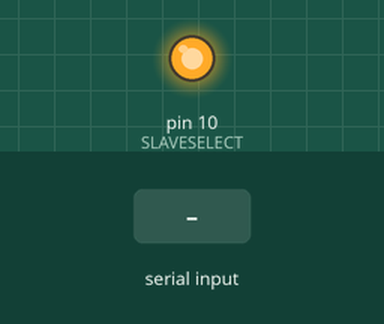
This sketch was run on a simulated Arduino Uno, built with avr-gcc and run on an emulated ATmega328P. Parts: output pins drawn as LEDs (lit = HIGH). Inputs (shaded band) come from the test bench. What the sketch prints to the serial monitor is not drawn.

Above: at 2.2 s.
2.3 s: "d" received over Serial
At 3.8 s:
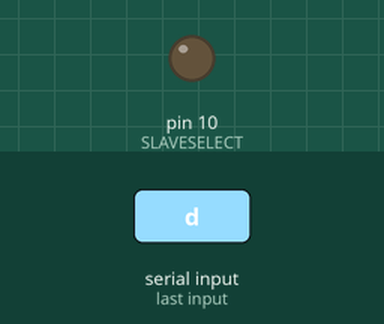
Timing chart, 0 to 5.3 s (numbered marks = the images above; inputs shaded):
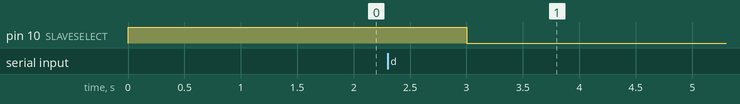

Measured:
- after the input at 2.3 s, pin 10 (SLAVESELECT): HIGH → LOW after 0.70 s

The sketch:

dumpspi.ino
```cpp
// MX25L6405 SPI
// Datasheet http://www.macronix.com/QuickPlace/hq/PageLibrary4825740B00298A3B.nsf/$defaultview/3F21BAC2E121E17848257639003A3146/$File/MX25L6405,%203V,%2064Mb,%20v1.3.pdf?OpenElement
// Some code from http://arduino.cc/en/Tutorial/SPIEEPROM

// Pin Definitions
#define DATAOUT 11 // MOSI
#define DATAIN 12 // MISO
#define SPICLOCK 13 // sck
#define SLAVESELECT 10 // ss

// Command Definitions
#define WREN 0x06 // Sets the (WEL) write enable latch bit
#define WRDI 0x04 // Reset the (WEL) write enable latch bit
#define RDID 0x9F // Output the manufacturer ID and 2-byte device ID (outputs 3 bytes)
#define RDSR 0x05 // To read out the status register (outputs 1 byte)
#define WRSR 0x01 // To write new values to the status register
#define READ 0x03 // N bytes read out until CS# goes high (requires input address of 3 bytes) (outputs ? bytes)
#define FAST_READ 0x0B // (requires input address of 3 bytes, optional fourth?) (outputs ? bytes)
#define PARALLEL_MODE 0x55 // Enter and stay in parallel mode until power off
#define SE 0x20 // Sector erase (input 3 bytes address)
#define SE_ALT 0xD8
#define CE 0x60 // Chip erase
#define CE_ALT 0xC7
#define PP 0x02 // Page Program (input 3 byte address)
#define DP 0xB9 // Deep Power Down
#define EN4K 0xB5 // Enter 4Kb sector
#define EX4K 0xB5 // Exit 4Kb sector
#define RDP 0xAB // Release from deep power down
#define RES 0xAB // Read electronic id (optional 3 byte input?)
#define REMS 0x90 // Read electronic manufacturer & device id (2 byte optional? third byte if 0 will
                   // output manufacturer id first, 1 will output device id first)


char fmt[16]; // Some place to sprintf into
byte eeprom_output_data = 0;
byte eeprom_input_data = 0;
byte clr = 0;

byte spi_transfer(volatile byte data)
{
  SPDR = data;                    // Start the transmission
  while (!(SPSR & (1 << SPIF)))   // Wait the end of the transmission
  {
  };
  return SPDR;                    // return the received byte
}

void setup()
{
  Serial.begin(115200);

  pinMode(DATAOUT     , OUTPUT);
  pinMode(DATAIN      , INPUT);
  pinMode(SPICLOCK    , OUTPUT);
  pinMode(SLAVESELECT , OUTPUT);

  // Data sheet says this must be high
  digitalWrite(SLAVESELECT, HIGH);

  // SPCR = 01010000
  //interrupt disabled, spi enabled, msb 1st, master, clk low when idle,
  //sample on leading edge of clk, system clock/4 rate (fastest)
  SPCR = (1 << SPE)|(1 << MSTR);
  clr = SPSR;
  clr = SPDR;

  delay(1000);
}

void ReadID() {
  digitalWrite(SLAVESELECT, LOW);
  spi_transfer(RDID);

  int b1 = spi_transfer(0xFF);
  int b2 = spi_transfer(0xFF);
  int b3 = spi_transfer(0xFF);

  digitalWrite(SLAVESELECT, HIGH);

  //sprintf(fmt, "%02X %02X %02X\n", b1, b2, b3);
  //Serial.print(fmt);

  Serial.write(b1);
  Serial.write(b2);
  Serial.write(b3);
}

void ReadElectronicId() {
  digitalWrite(SLAVESELECT, LOW);
  spi_transfer(RES);

  spi_transfer(0x00);
  spi_transfer(0x00);
  spi_transfer(0x00);

  int b1 = spi_transfer(0xFF);

  digitalWrite(SLAVESELECT, HIGH);

  sprintf(fmt, "%02X\n", b1);
  Serial.print(fmt);
}

void ReadManufactureId() {
  digitalWrite(SLAVESELECT, LOW);
  spi_transfer(REMS);

  spi_transfer(0x00);
  spi_transfer(0x00);
  spi_transfer(0x00);

  int b1 = spi_transfer(0xFF);
  int b2 = spi_transfer(0xFF);
  int b3 = spi_transfer(0xFF);

  digitalWrite(SLAVESELECT, HIGH);

  sprintf(fmt, "%02X %02X %02X\n", b1, b2, b3);
  Serial.print(fmt);
}

void ReadStatusReg() {
  digitalWrite(SLAVESELECT, LOW);
  spi_transfer(RDSR);

  int b1 = spi_transfer(0xFF);

  digitalWrite(SLAVESELECT, HIGH);

  sprintf(fmt, "%02X\n", b1);
  Serial.print(fmt);
}

void Dump() {
  int data;
  digitalWrite(SLAVESELECT, LOW);
  spi_transfer(READ); // Address auto increments so only need to do a read instruction once

  // Address 0x000000
  spi_transfer(0x00);
  spi_transfer(0x00);
  spi_transfer(0x00);

  for (int i = 0, x = 0; i < 0x800000; i++, x++) {
    //if (x >= 16) {
    //  Serial.print('\n');
    //  x = 0;
    //}

    //sprintf(fmt, "%02X ", spi_transfer(0xFF));
    //Serial.print(fmt);
    //Serial.println(spi_transfer(0xFF), BIN);
    Serial.write(spi_transfer(0xFF));
  }

  digitalWrite(SLAVESELECT, HIGH);
}

void loop()
{
  if (Serial.available() > 0) {
    char character = Serial.read();

    switch (character) {
      case 'i':
      {
        ReadID();
        break;
      }
      case 'd':
      {
        Dump();
        break;
      }
       default:
       {
         //Serial.println("Unknown Command");
         break;
       }
    }
  }

  //ReadID(); // RDID
  //ReadElectronicId(); // RES
  //ReadManufactureId(); // REMS
  //Dump();

  //while (1) {
    delay(1000);
  //}
}
```
